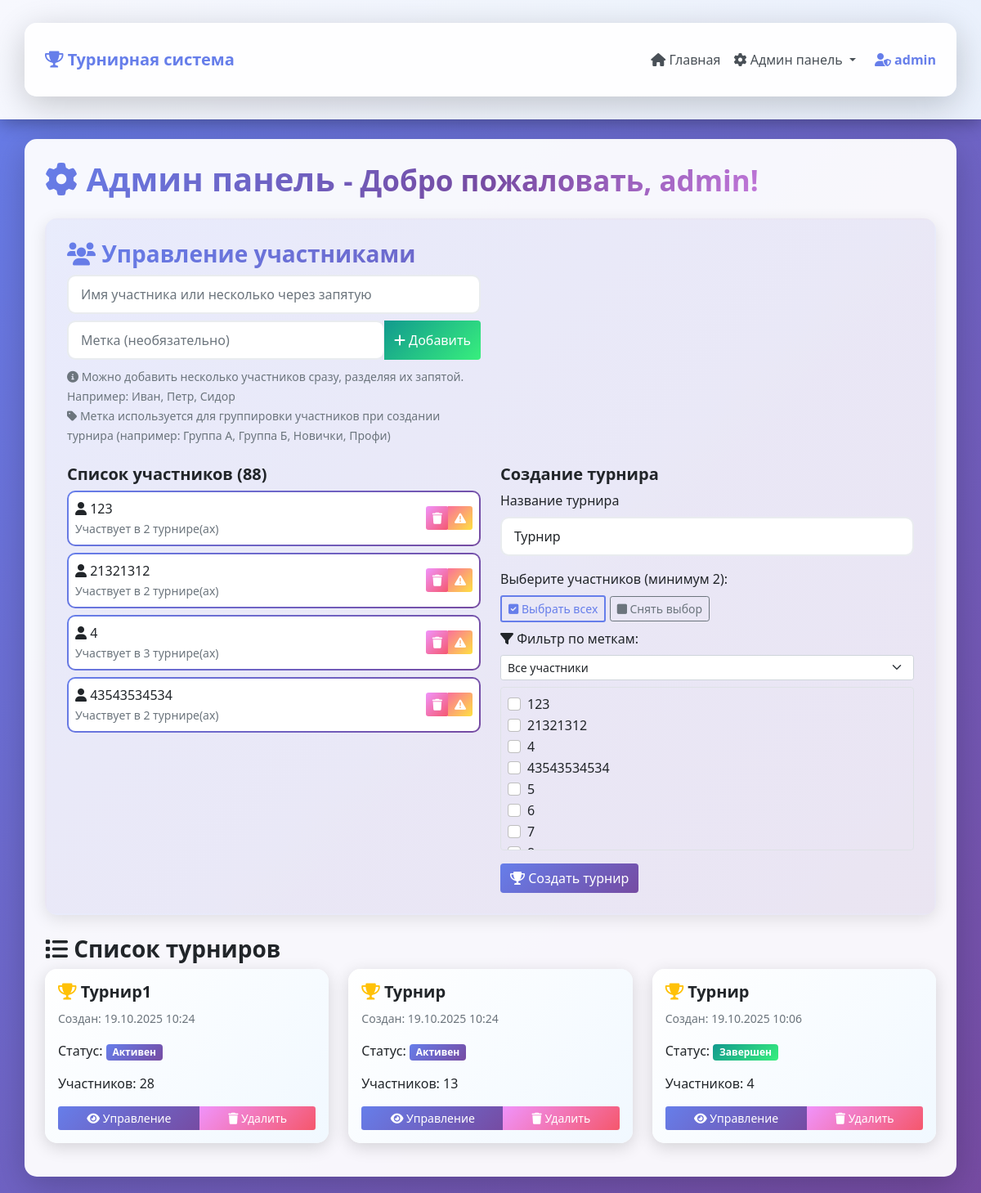
/admin (signed in), run on an earlier commit of the app's database.
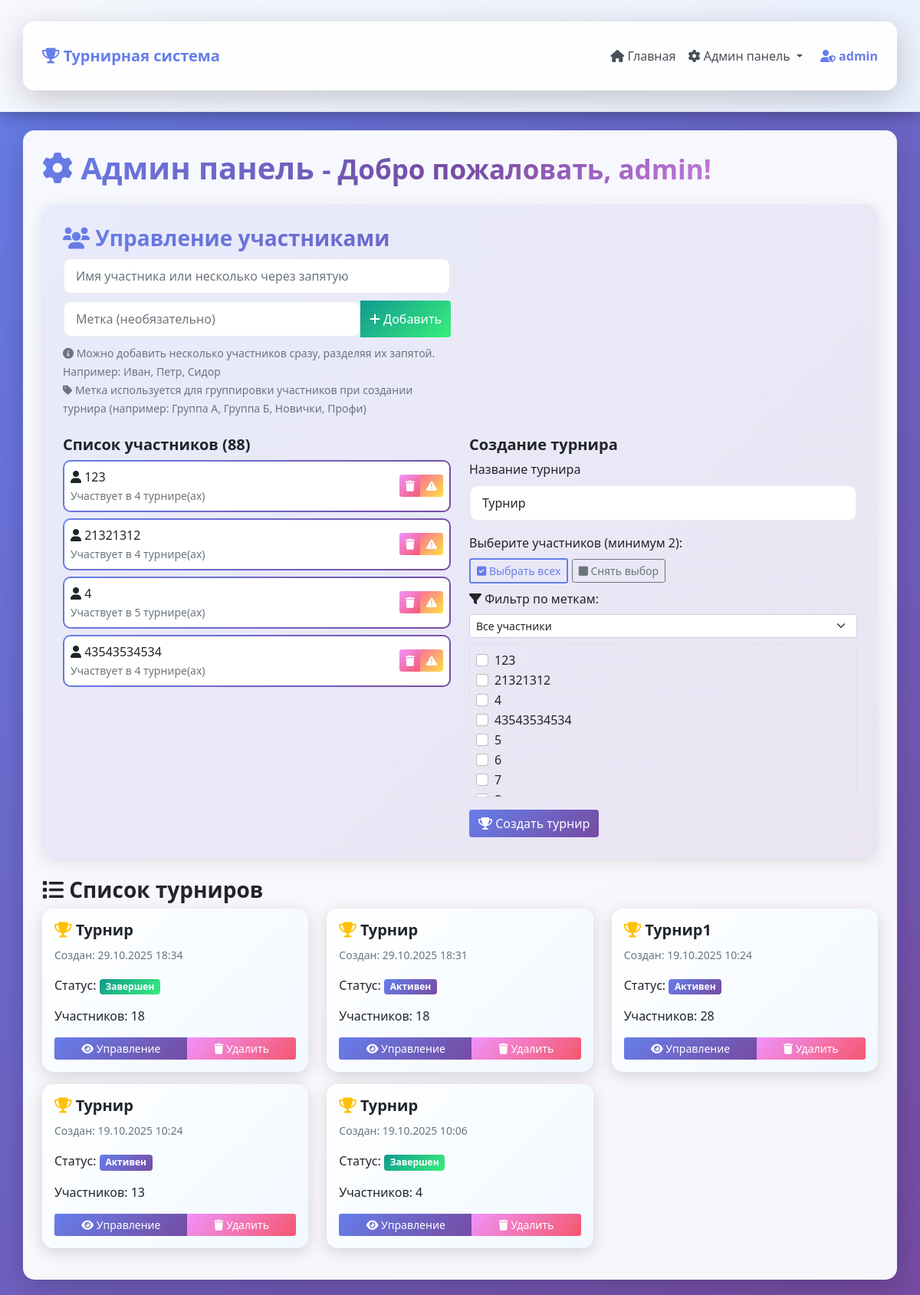
And on a later commit of the database.
### app.py (models this page shows)
class User(db.Model):
    id = db.Column(db.Integer, primary_key=True)
    name = db.Column(db.String(100), nullable=False)
    tag = db.Column(db.String(50), nullable=True)  # Метка для группировки участников
    created_at = db.Column(db.DateTime, default=datetime.utcnow)

class Tournament(db.Model):
    id = db.Column(db.Integer, primary_key=True)
    name = db.Column(db.String(200), nullable=False)
    created_at = db.Column(db.DateTime, default=datetime.utcnow)
    status = db.Column(db.String(20), default='active')  # active, completed

### app.py (the view)
@app.route('/admin')
@admin_required
def admin():
    users = User.query.order_by(User.name).all()
    tournaments = Tournament.query.order_by(Tournament.created_at.desc()).all()
    tags = db.session.query(User.tag).distinct().filter(User.tag.isnot(None), User.tag != '').all()
    unique_tags = sorted([tag[0] for tag in tags])
    return render_template('admin.html', users=users, tournaments=tournaments, tags=unique_tags)

### app.py (called while the page is built)
def admin_required(f):
    @wraps(f)
    def decorated_function(*args, **kwargs):
        if 'admin_logged_in' not in session or not session['admin_logged_in']:
            flash('Для доступа к админ-панели необходимо войти в систему', 'error')
            return redirect(url_for('admin_login'))
        return f(*args, **kwargs)
    return decorated_function

### templates/admin.html (shortened to what the changed rows need)
{% extends "base.html" %}
{% block content %}
<div class="row">
    <div class="col-12">
        <h1 class="mb-4">
            <i class="fas fa-cog text-primary"></i> Админ панель
            <small class="text-muted">- Добро пожаловать, {{ session.admin_username }}!</small>
        </h1>
        <div class="admin-panel">
            <div class="row">
                <div class="col-md-6">
                    <div class="user-list">
                        {% if users %}
                            {% for user in users %}
                            <div class="d-flex justify-content-between align-items-center p-2 border rounded mb-2">
                                <div>
                                    <span>
                                        <i class="fas fa-user"></i> {{ user.name }}
                                    </span>
                                    {% if user.tournament_participations %}
                                        <br><small class="text-muted">
                                            Участвует в {{ user.tournament_participations|length }} турнире(ах)
                                        </small>
                                    {% endif %}
                                </div>
                                <div class="btn-group" role="group">
                                    <form method="POST" action="{{ url_for('delete_user', user_id=user.id) }}"
                                          style="display: inline;">
                                        <button type="submit" class="btn btn-sm btn-danger"
                                                onclick="return confirm('Удалить участника?')">
                                            <i class="fas fa-trash"></i>
                                        </button>
                                    </form>
                                    {% if user.tournament_participations %}
                                        <button type="button" class="btn btn-sm btn-warning"
                                                data-bs-toggle="modal" data-bs-target="#forceDeleteModal{{ user.id }}">
                                            <i class="fas fa-exclamation-triangle"></i>
                                        </button>
                                    {% endif %}
                                </div>
                            </div>
                            {% endfor %}
                        {% else %}
                            <div class="alert alert-info">
                                <i class="fas fa-info-circle"></i> Нет добавленных участников
                            </div>
                        {% endif %}
                    </div>
                </div>
                <div class="col-md-6">
                    {% if users|length >= 2 %}
                        <form method="POST" action="{{ url_for('create_tournament') }}">
                            <div class="mb-3">
                                <div class="user-list border rounded p-2" style="max-height: 200px; overflow-y: auto;" id="participantsList">
                                    {% for user in users %}
                                    <div class="form-check participant-item" data-tag="{{ user.tag if user.tag else 'no-tag' }}">
                                        <input class="form-check-input" type="checkbox"
                                               name="selected_users" value="{{ user.id }}"
                                               id="user_{{ user.id }}">
                                        <label class="form-check-label" for="user_{{ user.id }}">
                                            {{ user.name }}
                                        </label>
                                    </div>
                                    {% endfor %}
                                </div>
                            </div>
                        </form>
                    {% else %}
                        <div class="alert alert-warning">
                            <i class="fas fa-exclamation-triangle"></i>
                            Для создания турнира нужно минимум 2 участника
                        </div>
                    {% endif %}
                </div>
            </div>
        </div>
        <div class="mt-4">
            {% if tournaments %}
                <div class="row">
                    {% for tournament in tournaments %}
                    <div class="col-md-4 mb-3">
                        <div class="card">
                            <div class="card-body">
                                <h5 class="card-title">
                                    <i class="fas fa-trophy text-warning"></i> {{ tournament.name }}
                                </h5>
                                <p class="card-text">
                                    <small class="text-muted">
                                        Создан: {{ tournament.created_at.strftime('%d.%m.%Y %H:%M') }}
                                    </small>
                                </p>
                                <p class="card-text">
                                    Статус:
                                    <span class="badge bg-{{ 'success' if tournament.status == 'completed' else 'primary' }}">
                                        {{ 'Завершен' if tournament.status == 'completed' else 'Активен' }}
                                    </span>
                                </p>
                                <p class="card-text">
                                    Участников: {{ tournament.participants|length }}
                                </p>
                                <div class="btn-group w-100" role="group">
                                    <a href="{{ url_for('tournament_view', tournament_id=tournament.id) }}"
                                       class="btn btn-primary btn-sm">
                                        <i class="fas fa-eye"></i> Управление
                                    </a>
                                    <button type="button" class="btn btn-danger btn-sm"
                                            data-bs-toggle="modal" data-bs-target="#deleteTournamentModal{{ tournament.id }}">
                                        <i class="fas fa-trash"></i> Удалить
                                    </button>
                                </div>
                            </div>
                        </div>
                    </div>
                    {% endfor %}
                </div>
            {% else %}
                <div class="alert alert-info">
                    <i class="fas fa-info-circle"></i> Пока нет созданных турниров
                </div>
            {% endif %}
        </div>
    </div>
</div>
{% endblock %}

What changed in the data, as far as the page shows it:
computed for User (number 1 of 8 on the later page): tournament_participations|length "2" → "4"
computed for User (number 2 of 8 on the later page): tournament_participations|length "2" → "4"
computed for User (number 3 of 8 on the later page): tournament_participations|length "3" → "5"
computed for User (number 4 of 8 on the later page): tournament_participations|length "2" → "4"
added Tournament: name "Турнир", created_at "29.10.2025 18:34", status "Завершен", participants|length "18"
added Tournament: name "Турнир", created_at "29.10.2025 18:31", status "Активен", participants|length "18"
